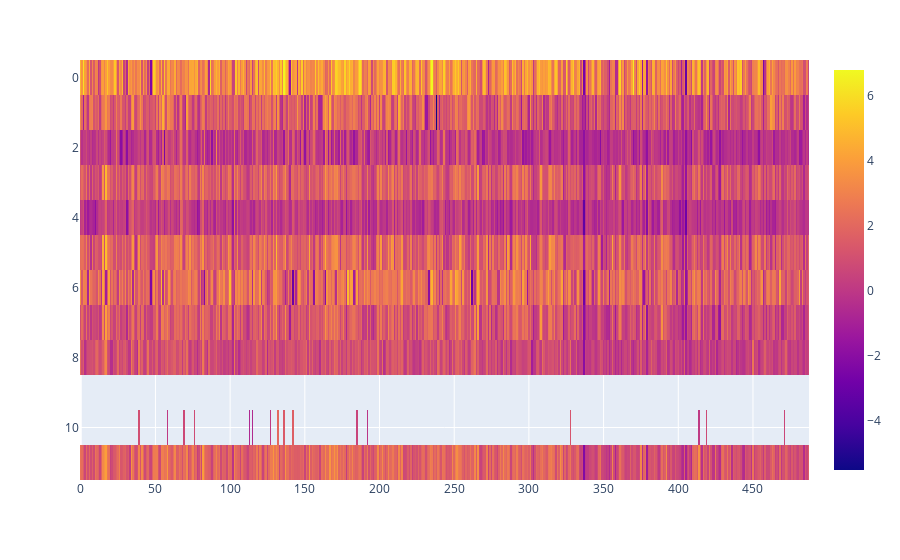

Notebook cell for this chart:
### Code cell
micron.datablocks.miRCoHN.display_heatmap(_jlogcounts, seq_mad_threshold=0.9, center_at_controls=_jlogcontrols, ordering=zscc_jlogcounts_ordering, seq_patterns=micron.datablocks.miRCoHN.DOWNREGULATED_SEQ_PATTERNS['stromal'],)

### Figure 1 — Plotly figure (JSON) as saved in the notebook; plotly's stock layout.template omitted (floating-point values rounded to 4 significant figures; data arrays with more than 128 entries replaced by an {"elided": "..."} marker saying what was removed)
{"data": [{"coloraxis": "coloraxis", "hovertemplate": "x: %{x}<br>y: %{y}<br>color: %{z}<extra></extra>", "name": "0", "type": "heatmap", "xaxis": "x", "yaxis": "y", "z": {"elided": "12x488 float values"}}], "layout": {"autosize": true, "coloraxis": {"colorscale": [[0, "#0d0887"], [0.1111, "#46039f"], [0.2222, "#7201a8"], [0.3333, "#9c179e"], [0.4444, "#bd3786"], [0.5556, "#d8576b"], [0.6667, "#ed7953"], [0.7778, "#fb9f3a"], [0.8889, "#fdca26"], [1, "#f0f921"]]}, "margin": {"t": 60}, "xaxis": {"anchor": "y", "autorange": true, "domain": [0, 1], "range": [-0.5, 487.5]}, "yaxis": {"anchor": "x", "autorange": true, "domain": [0, 1], "range": [11.5, -0.5]}}}
